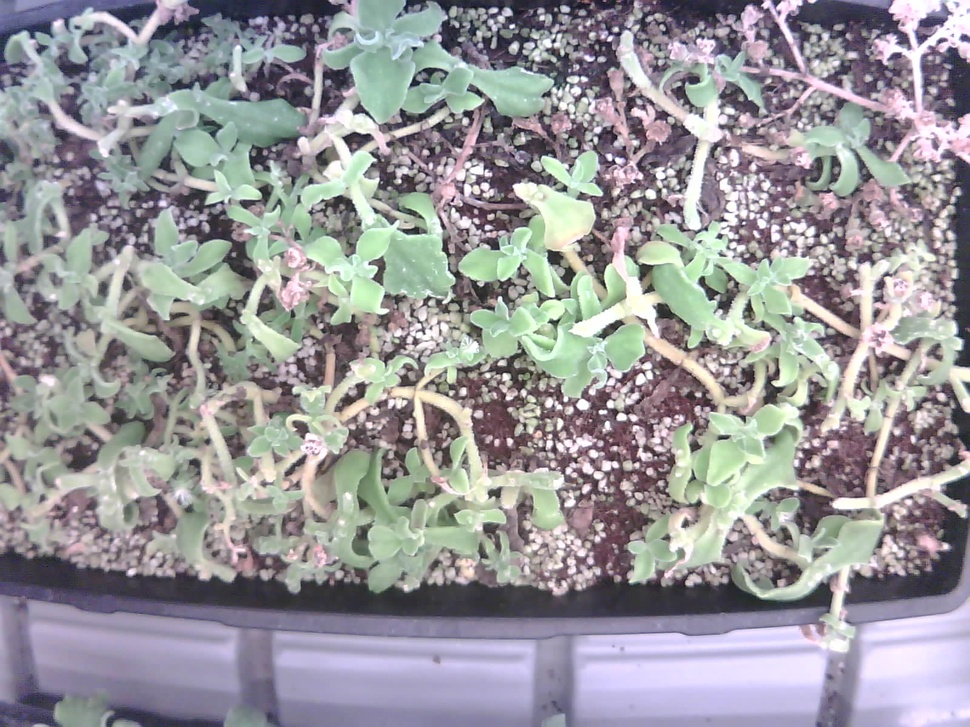
#> input picture Model/Crop_Segmentation/PostCalculate/ice_plant_stem.jpg, 970 x 727 px, shrunk from 1600 x 1200 before the run
$ python edge_detection.py   (older library calls are emulated)
#> lines starting #> are read from the running program, lines starting #| are printed output that depends on the picture; after the words box and inside, x2 and y2 are one past the last pixel; in counts of white or black regions, pixels touching at a corner belong together
import cv2
import numpy as np

# 读取图片
img = cv2.imread('ice_plant_stem.jpg')
#> img is the input picture: shape (727, 970, 3); mean B, G, R 154.5, 150.8, 152

# sobel边缘检测
edges = cv2.Sobel(img, cv2.CV_16S, 1, 1)
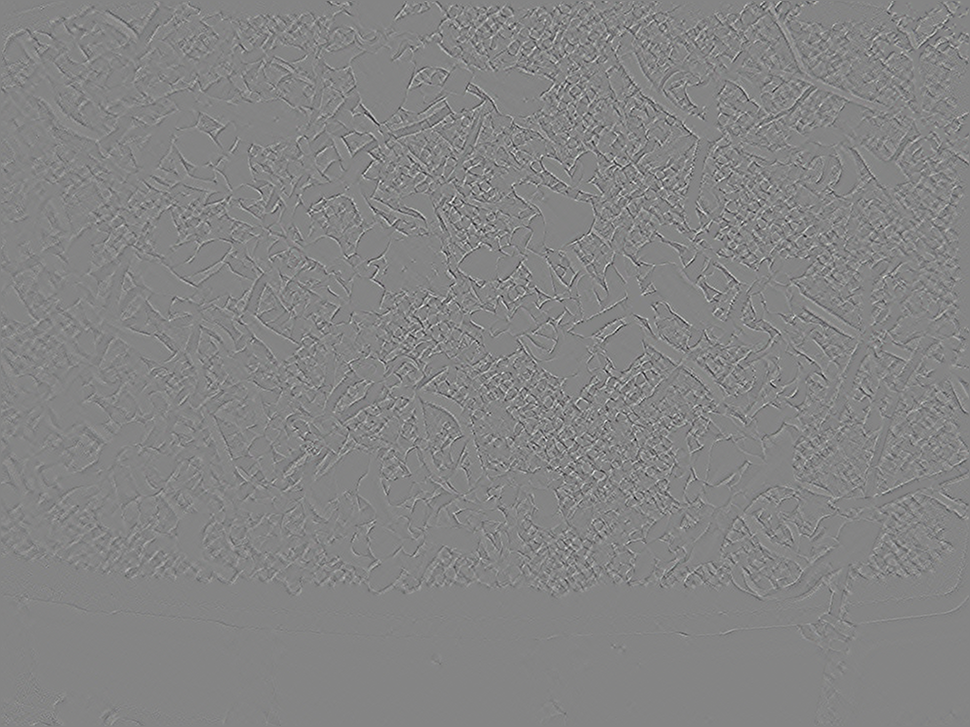
#> edges: shape (727, 970, 3) int16; mean B, G, R 0, 0, 0; drawn with min black and max white
# 浮点型转成uint8型
edges = cv2.convertScaleAbs(edges)
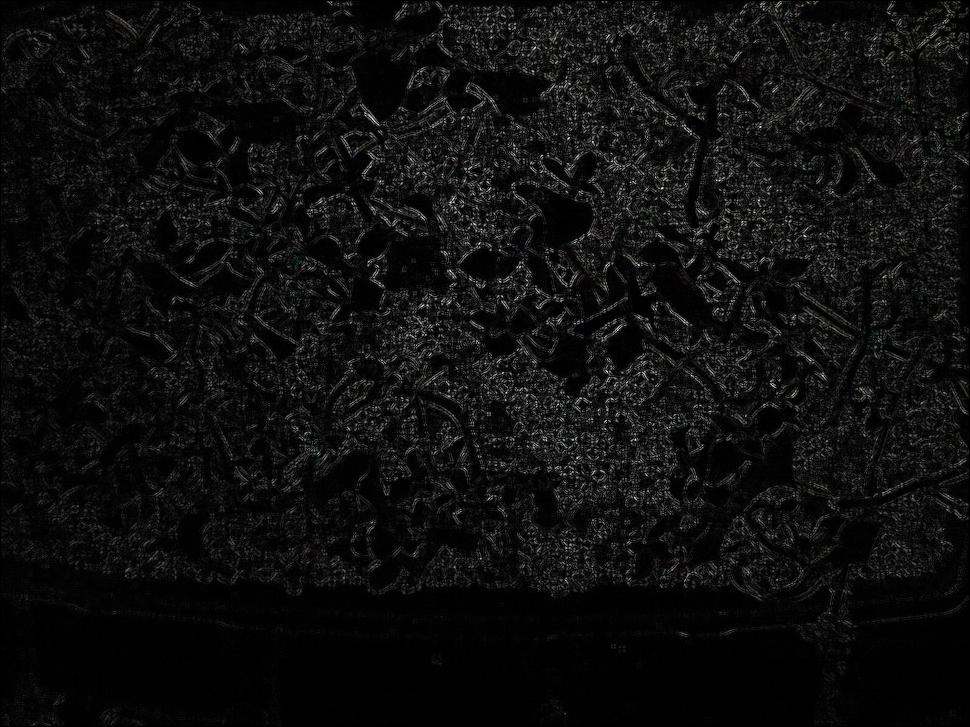
#> edges: shape (727, 970, 3); mean B, G, R 14.2, 14.3, 14.3

gray_edges = cv2.cvtColor(edges, cv2.COLOR_BGR2GRAY)

# 对边缘图像进行阈值化处理
_, binary_edges = cv2.threshold(gray_edges, 0, 255, cv2.THRESH_BINARY + cv2.THRESH_OTSU)
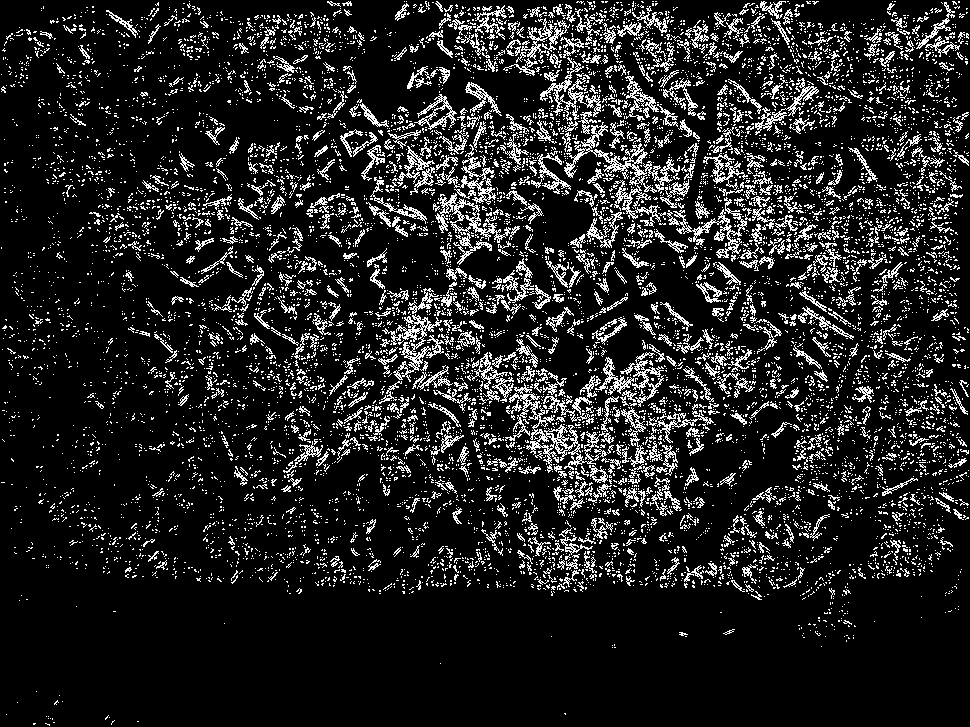
#> binary_edges: shape (727, 970); 13.2% white in thin lines or dots

kernel = np.ones((3, 3), np.uint8)
dilated = cv2.dilate(binary_edges, kernel, iterations=1)
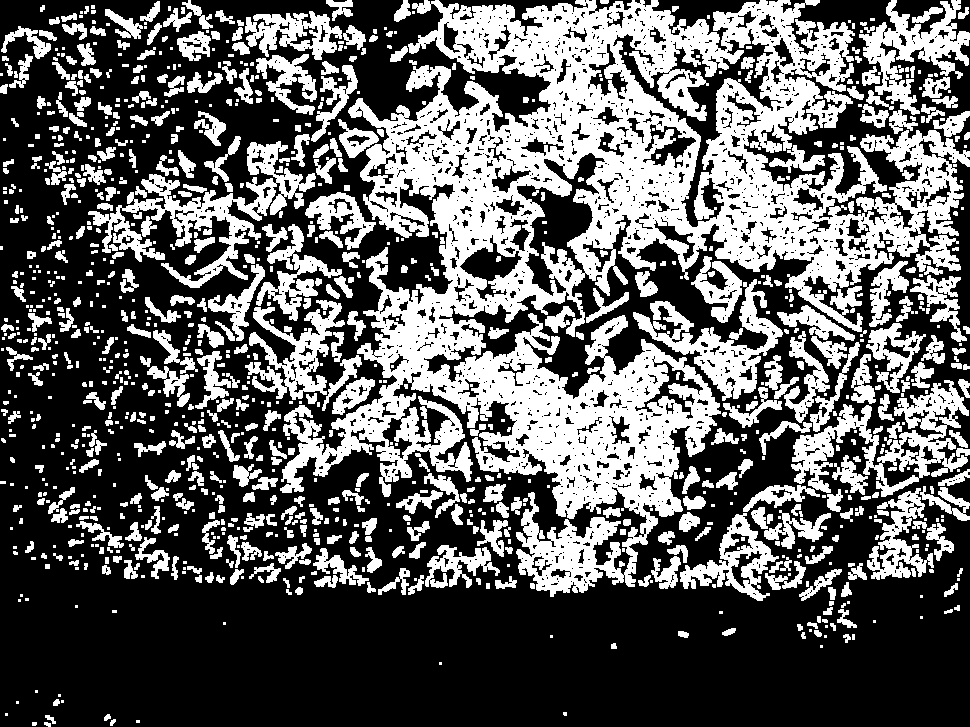
#> dilated: shape (727, 970); 37.5% white; 1130 white regions (503 under 20 px), largest, box (x1, y1, x2, y2) and area: (280, 0, 970, 597) 141991, (88, 141, 316, 288) 7956, (791, 380, 969, 497) 6807

# # 创建一个新的彩色图像
# result = np.zeros_like(cv2.cvtColor(gray_edges, cv2.COLOR_GRAY2BGR))
#
# # 将黑色区域变为绿色
# result[binary_edges == 255] = (0, 255, 0)
#
# # 将白色区域变为蓝色
# result[binary_edges == 0] = (255, 0, 0)

# 显示结果
cv2.imshow('Original Image', img)
cv2.imshow('edges', edges)
cv2.imshow('Binary Edges', binary_edges)
cv2.imshow('dilated', dilated)
cv2.waitKey(0)
cv2.destroyAllWindows()

$ run again, with Model/Crop_Segmentation/PostCalculate/crystals.jpg copied over Model/Crop_Segmentation/PostCalculate/ice_plant_stem.jpg
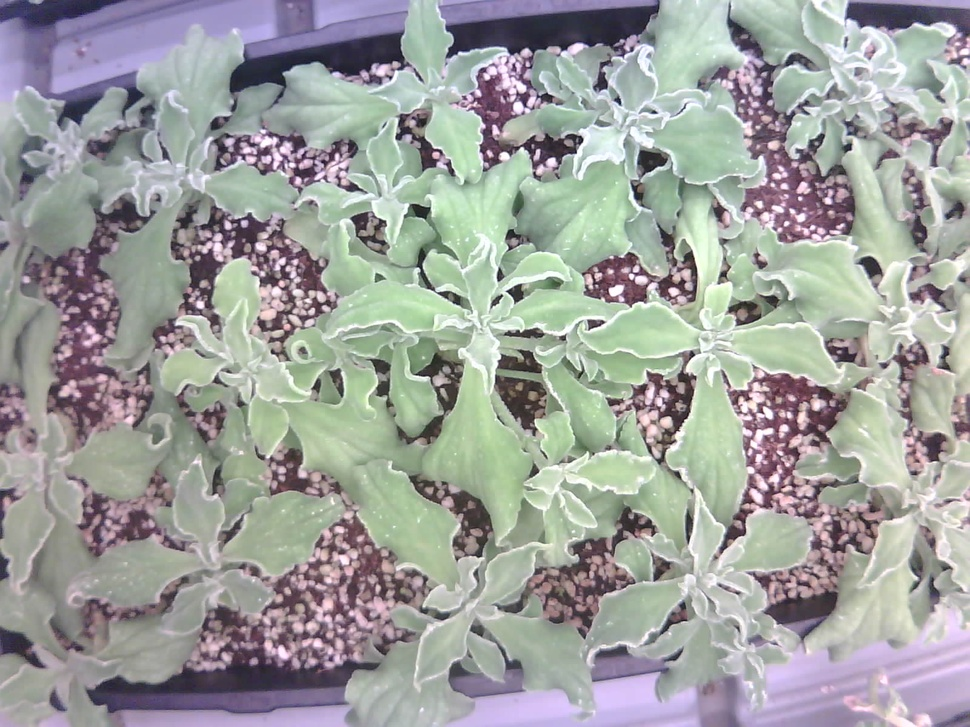
#> input picture Model/Crop_Segmentation/PostCalculate/crystals.jpg, 970 x 727 px, shrunk from 1600 x 1200 before the run
#> img is the input picture: shape (727, 970, 3); mean B, G, R 157.7, 160.4, 158.3
#> `_, binary_edges = cv2.threshold(gray_edges, 0, 255, cv2.THRESH_BINARY ..`:
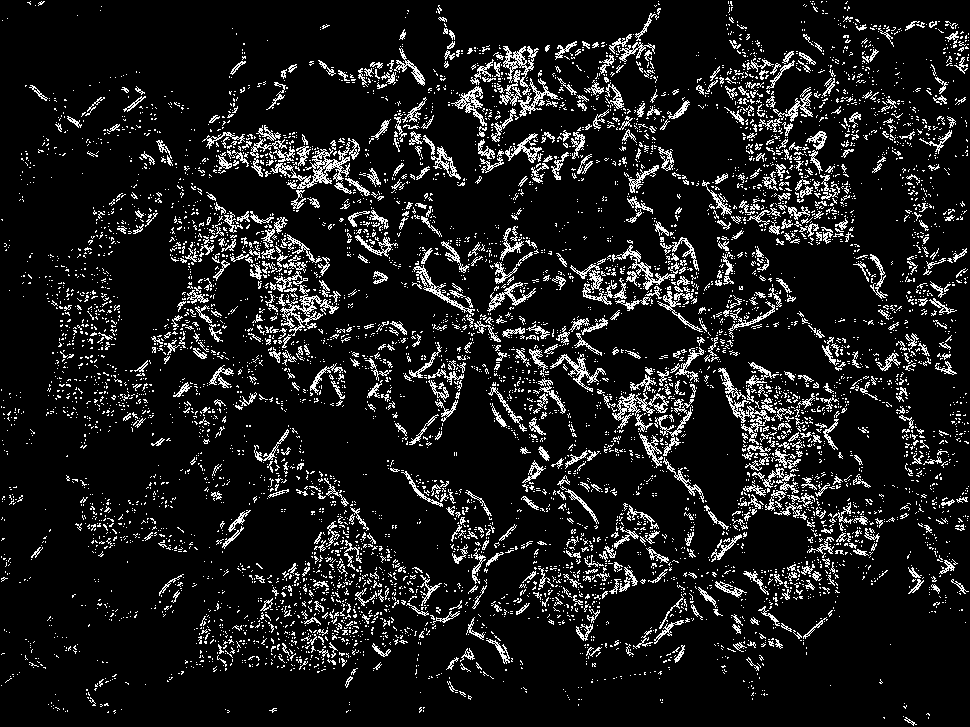
#> binary_edges: shape (727, 970); 10.5% white in thin lines or dots
#> `dilated = cv2.dilate(binary_edges, kernel, iterations=1)`:
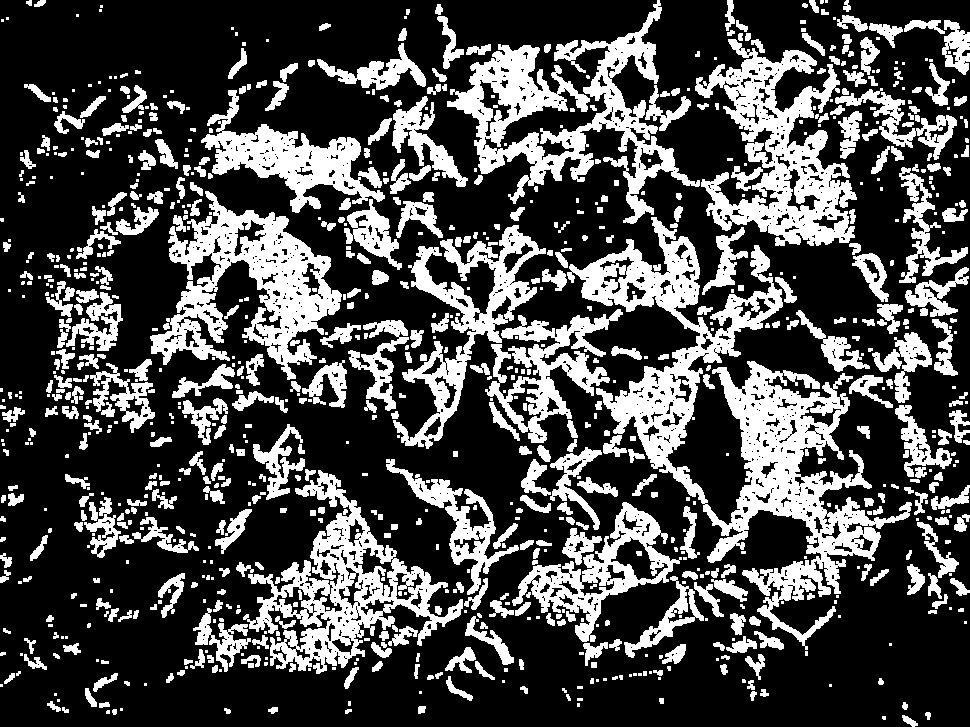
#> dilated: shape (727, 970); 29.2% white; 950 white regions (400 under 20 px), largest, box (x1, y1, x2, y2) and area: (567, 217, 912, 650) 33283, (447, 0, 700, 224) 15474, (695, 39, 857, 246) 14221

$ run again, with Model/Crop_Segmentation/PostCalculate/test.jpg copied over Model/Crop_Segmentation/PostCalculate/ice_plant_stem.jpg
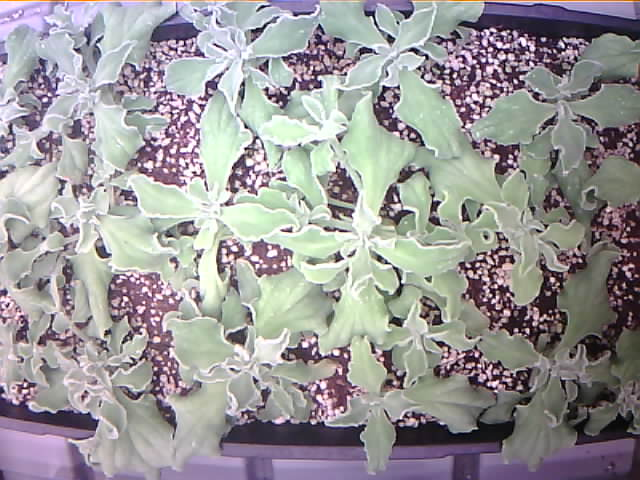
#> input picture Model/Crop_Segmentation/PostCalculate/test.jpg, 640 x 480 px
#> img is the input picture: shape (480, 640, 3); mean B, G, R 153.1, 151.9, 154.5
#> `_, binary_edges = cv2.threshold(gray_edges, 0, 255, cv2.THRESH_BINARY ..`:
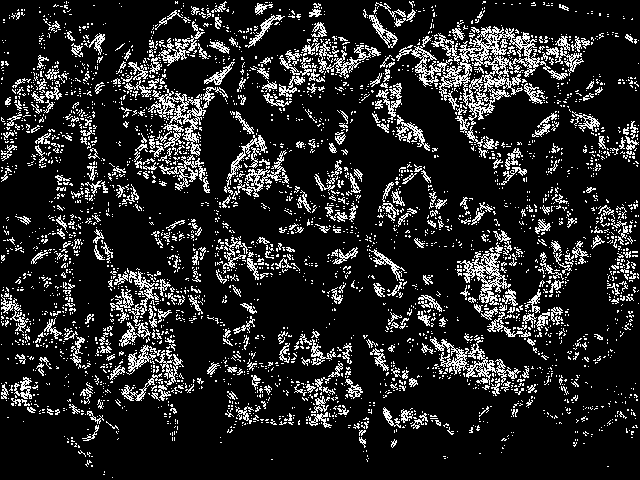
#> binary_edges: shape (480, 640); 14.6% white in thin lines or dots
#> `dilated = cv2.dilate(binary_edges, kernel, iterations=1)`:
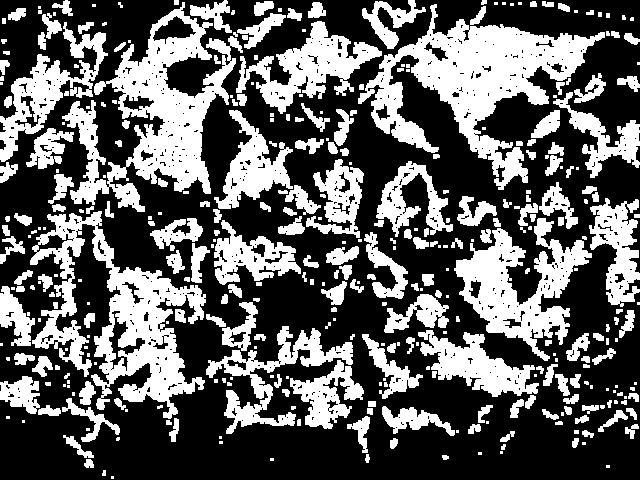
#> dilated: shape (480, 640); 37.6% white; 365 white regions (144 under 20 px), largest, box (x1, y1, x2, y2) and area: (358, 4, 605, 190) 14948, (62, 2, 243, 212) 13165, (30, 211, 206, 419) 12693
